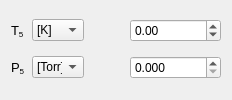
              <widget class="QWidget" name="tab_2">
               <attribute name="title">
                <string>Reflected Shock</string>
               </attribute>
               <layout class="QGridLayout" name="gridLayout_31">
                <item row="0" column="0">
                 <widget class="QLabel" name="label_33">
                  <property name="text">
                   <string>&lt;html&gt;&lt;head/&gt;&lt;body&gt;&lt;p&gt;&lt;span style=&quot; font-size:10pt;&quot;&gt;T&lt;/span&gt;&lt;span style=&quot; font-size:10pt; vertical-align:sub;&quot;&gt;5&lt;/span&gt;&lt;/p&gt;&lt;/body&gt;&lt;/html&gt;</string>
                  </property>
                  <property name="margin">
                   <number>0</number>
                  </property>
                 </widget>
                </item>
                <item row="1" column="0">
                 <widget class="QLabel" name="label_32">
                  <property name="text">
                   <string>&lt;html&gt;&lt;head/&gt;&lt;body&gt;&lt;p&gt;&lt;span style=&quot; font-size:10pt;&quot;&gt;P&lt;/span&gt;&lt;span style=&quot; font-size:10pt; vertical-align:sub;&quot;&gt;5&lt;/span&gt;&lt;/p&gt;&lt;/body&gt;&lt;/html&gt;</string>
                  </property>
                  <property name="margin">
                   <number>0</number>
                  </property>
                 </widget>
                </item>
                <item row="0" column="1">
                 <widget class="QComboBox" name="T5_units_box">
                  <property name="maximumSize">
                   <size>
                    <width>52</width>
                    <height>16777215</height>
                   </size>
                  </property>
                  <item>
                   <property name="text">
                    <string>[K]</string>
                   </property>
                  </item>
                  <item>
                   <property name="text">
                    <string>[°C]</string>
                   </property>
                  </item>
                  <item>
                   <property name="text">
                    <string>[°F]</string>
                   </property>
                  </item>
                  <item>
                   <property name="text">
                    <string>[°R]</string>
                   </property>
                  </item>
                 </widget>
                </item>
                <item row="1" column="1">
                 <widget class="QComboBox" name="P5_units_box">
                  <property name="maximumSize">
                   <size>
                    <width>52</width>
                    <height>16777215</height>
                   </size>
                  </property>
                  <item>
                   <property name="text">
                    <string>[Torr]</string>
                   </property>
                  </item>
                  <item>
                   <property name="text">
                    <string>[Pa]</string>
                   </property>
                  </item>
                  <item>
                   <property name="text">
                    <string>[kPa]</string>
                   </property>
                  </item>
                  <item>
                   <property name="text">
                    <string>[psi]</string>
                   </property>
                  </item>
                  <item>
                   <property name="text">
                    <string>[atm]</string>
                   </property>
                  </item>
                  <item>
                   <property name="text">
                    <string>[bar]</string>
                   </property>
                  </item>
                 </widget>
                </item>
                <item row="0" column="2">
                 <spacer name="horizontalSpacer_12">
                  <property name="orientation">
                   <enum>Qt::Horizontal</enum>
                  </property>
                  <property name="sizeHint" stdset="0">
                   <size>
                    <width>40</width>
                    <height>20</height>
                   </size>
                  </property>
                 </spacer>
                </item>
                <item row="0" column="3">
                 <widget class="QDoubleSpinBox" name="T5_value_box">
                  <property name="minimumSize">
                   <size>
                    <width>80</width>
                    <height>0</height>
                   </size>
                  </property>
                  <property name="correctionMode">
                   <enum>QAbstractSpinBox::CorrectToNearestValue</enum>
                  </property>
                  <property name="keyboardTracking">
                   <bool>false</bool>
                  </property>
                  <property name="minimum">
                   <double>-10000.000000000000000</double>
                  </property>
                  <property name="maximum">
                   <double>10000.000000000000000</double>
                  </property>
                  <property name="singleStep">
                   <double>0.100000000000000</double>
                  </property>
                 </widget>
                </item>
                <item row="1" column="3">
                 <widget class="QDoubleSpinBox" name="P5_value_box">
                  <property name="correctionMode">
                   <enum>QAbstractSpinBox::CorrectToNearestValue</enum>
                  </property>
                  <property name="keyboardTracking">
                   <bool>false</bool>
                  </property>
                  <property name="decimals">
                   <number>3</number>
                  </property>
                  <property name="maximum">
                   <double>10000000.000000000000000</double>
                  </property>
                  <property name="singleStep">
                   <double>0.010000000000000</double>
                  </property>
                 </widget>
                </item>
               </layout>
              </widget>
